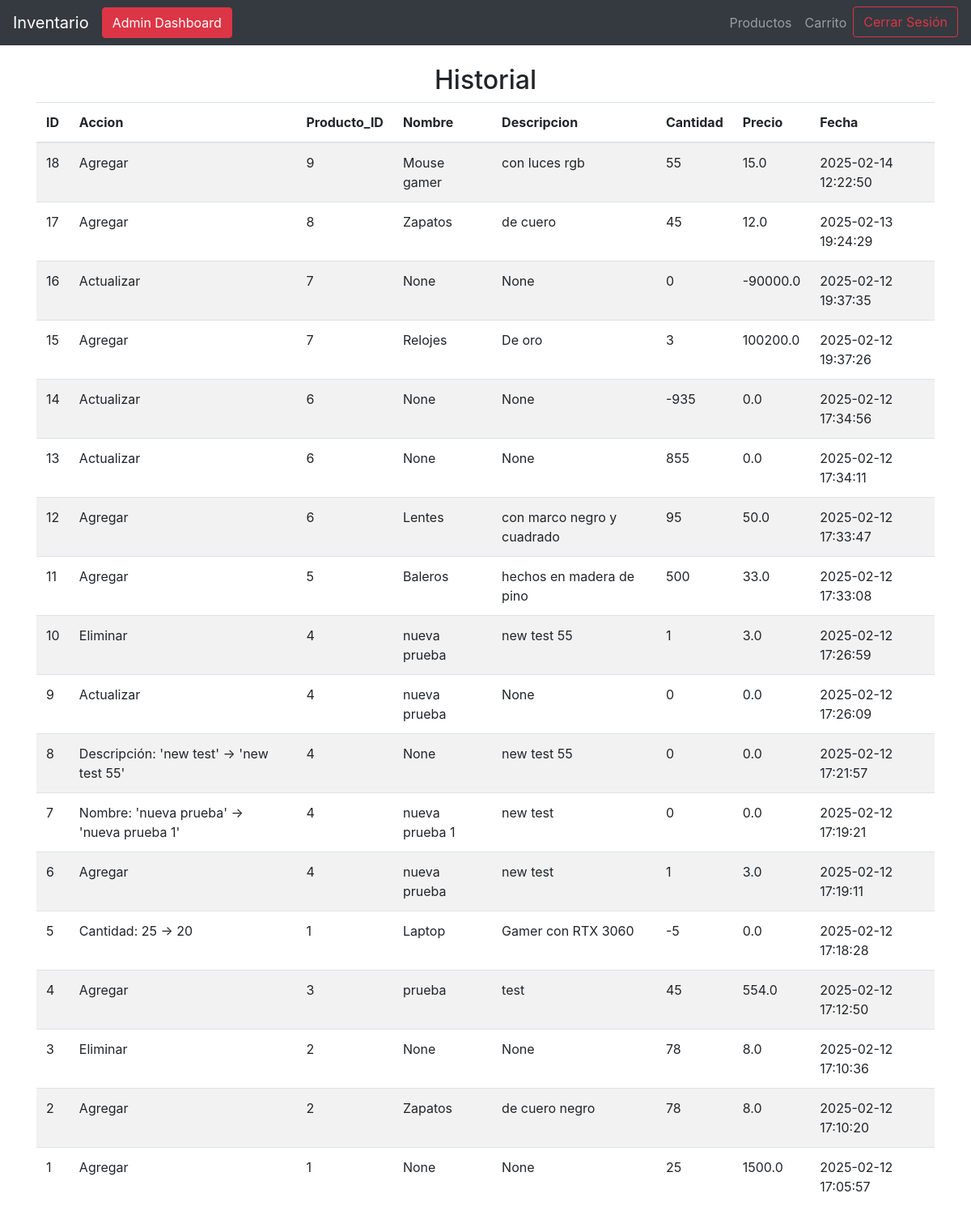
Page /historial (signed in) on the earlier database version.
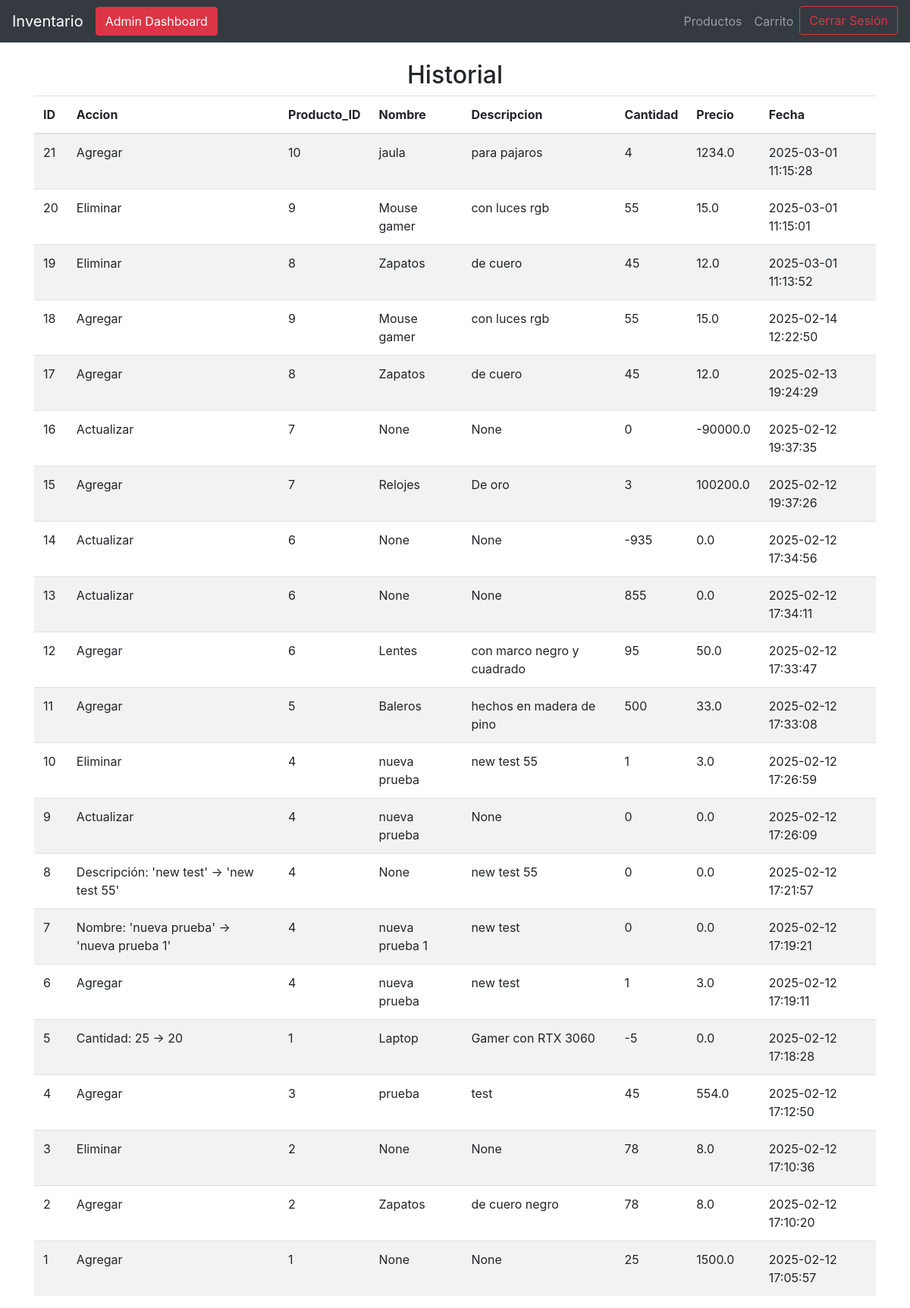
Same page on the later database version.
### tables this page shows
CREATE TABLE historial (
                historial_id INTEGER PRIMARY KEY AUTOINCREMENT,
                accion TEXT NOT NULL,
                producto_id INTEGER NOT NULL,
                nombre TEXT,
                descripcion TEXT,
                cantidad INTEGER,
                precio REAL,
                fecha TIMESTAMP DEFAULT CURRENT_TIMESTAMP,
                FOREIGN KEY (producto_id) REFERENCES productos (id)
            );

### app.py (the view)
@app.route('/historial')
@login_required
def historial():
    historial_movimientos = listar_historial()
    return render_template('listar_historial.html', historial=historial_movimientos)

### app.py (called while the page is built)
@login_manager.user_loader
def load_user(user_id):
    conn, cursor = connect_db()
    try:
        cursor.execute("SELECT usuario_id, nombre, email, rol FROM usuarios WHERE usuario_id = ?", (user_id,))
        usuario = cursor.fetchone()
        return Usuario(id=usuario[0], nombre=usuario[1], email=usuario[2], rol=usuario[3]) if usuario else None
    except Exception as e:
        print(f"Error al cargar el usuario {user_id}: {e}")
        return None
    finally:
        conn.close()

### database.py (called while the page is built)
def connect_db():
    conn = sqlite3.connect(DB_NAME)
    cursor = conn.cursor()
    return conn, cursor

def listar_historial():
    conn, cursor = connect_db()
    cursor.execute("SELECT * FROM historial ORDER BY fecha DESC")
    historial = cursor.fetchall()
    conn.close()
    if historial:
        return historial
    else:
        print("No hay historial de movimientos.")

### templates/listar_historial.html
{% extends 'base.html' %}
{% block content %}
    <h2 class="text-center">Historial</h2>
    {% if historial %}
        <table class="table table-striped">
            <thead>
                <tr>
                    <th>ID</th>
                    <th>Accion</th>
                    <th>Producto_ID</th>
                    <th>Nombre</th>
                    <th>Descripcion</th>
                    <th>Cantidad</th>
                    <th>Precio</th>
                    <th>Fecha</th>
                </tr>
            </thead>
            <tbody>
                {% for hist in historial %}
                    <tr>
                        <td>{{ hist[0] }}</td>
                        <td>{{ hist[1] }}</td>
                        <td>{{ hist[2] }}</td>
                        <td>{{ hist[3] }}</td>
                        <td>{{ hist[4] }}</td>
                        <td>{{ hist[5] }}</td>
                        <td>{{ hist[6] }}</td>
                        <td>{{ hist[7] }}</td>
                    </tr>
                {% endfor %}
            </tbody>
        </table>
    {% else %}
        <p>No hay historial registrado</p>
    {% endif %}
{% endblock %}

Differences in the rows shown:
added historial: historial_id "21", accion "Agregar", producto "10", nombre "jaula", descripcion "para pajaros", cantidad "4", precio "1234.0", fecha "2025-03-01 11:15:28"
added historial: historial_id "20", accion "Eliminar", producto "9", nombre "Mouse gamer", descripcion "con luces rgb", cantidad "55", precio "15.0", fecha "2025-03-01 11:15:01"
added historial: historial_id "19", accion "Eliminar", producto "8", nombre "Zapatos", descripcion "de cuero", cantidad "45", precio "12.0", fecha "2025-03-01 11:13:52"
